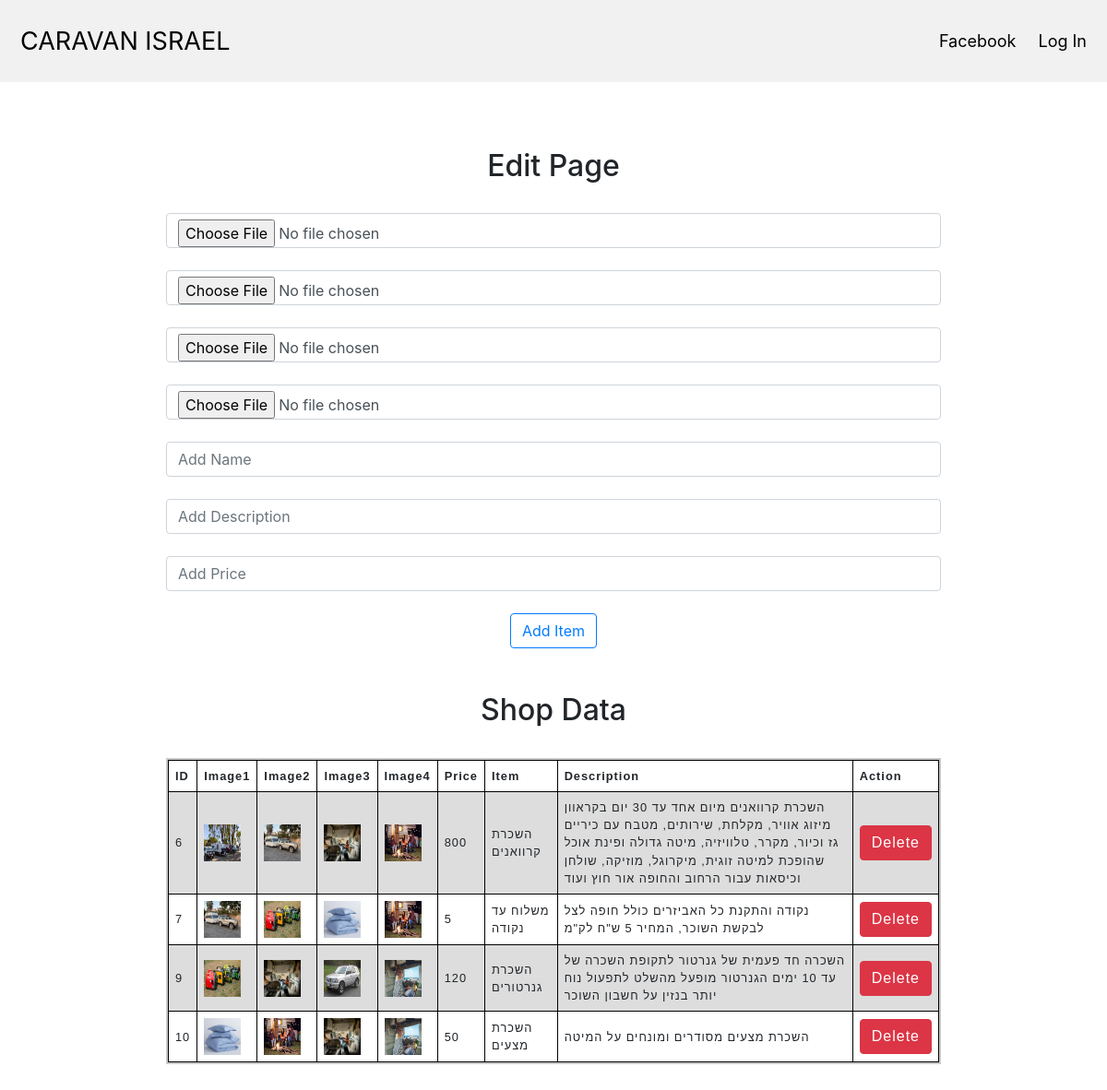
/dashboard, run on the app's committed database.
### app.py (models this page shows, shortened)
class Item(db.Model):
    id = db.Column(db.Integer, primary_key=True)
    title = db.Column(db.String(100), nullable=False)
    price = db.Column(db.Integer, nullable=False)
    image1 = db.Column(db.String(120), default='image1.jpg')
    image2 = db.Column(db.String(120), default='image2.jpg')
    image3 = db.Column(db.String(120), default='image3.jpg')
    image4 = db.Column(db.String(120), default='image4.jpg')
    text = db.Column(db.String(100), nullable=False)
    isActive = db.Column(db.Boolean, default=True)

### app.py (the view, shortened to what this page needs)
@app.route('/dashboard', methods=['POST', 'GET'])
def dashboard():
    items = Item.query.all()
    try:
        item = Item(title=title, price=price, text=text, image1=photo1, image2=photo2, image3=photo3, image4=photo4)
        db.session.add(item)
        db.session.commit()
        return redirect('/dashboard')
    except: "Error"
    return render_template('dashboard.html', data=items)

### templates/dashboard.html (shortened to what this page needs)
{% extends 'base.html' %}
{% block body %}
<br><br><br>
    <form style="width:70%" method='POST' enctype="multipart/form-data">
        <h2>Edit Page</h2>
        <br>
         <input type="file" name="photo1" id="photo1" class ="form-control" required><br>
         <input type="file" name="photo2" id="photo2" class ="form-control"><br>
         <input type="file" name="photo3" id="photo3" class ="form-control"><br>
         <input type="file" name="photo4" id="photo4" class ="form-control"><br>
        <input type="text" class="form-control" name="title" id="title" placeholder="Add Name"><br>
        <input type="text" class="form-control" name="text" id="text" placeholder="Add Description"><br>
        <input type="number" class="form-control" name="price" id="price" placeholder="Add Price"><br>
        <button class="btn btn-outline-primary" type="submit">Add Item</button>
    </form>
<br><br><br>
<h2>Shop Data</h2>
<br>
<table style="width:70%">
    <tr>
    <th>ID</th>
    <th>Image1</th>
         <th>Image2</th>
         <th>Image3</th>
         <th>Image4</th>
    <th>Price</th>
    <th>Item</th>
        <th>Description</th>
        <th>Action</th>
  </tr>
{% for el in data %}
  <tr>
    <td>{{ el.id }}</td>
      <td><img width="40" height="40" src="{{ url_for('display_image', filename='/'+el.image1) }}" alt="Details"></td>
            <td><img width="40" height="40" src="{{ url_for('display_image', filename='/'+el.image2) }}" alt="Details"></td>
            <td><img width="40" height="40" src="{{ url_for('display_image', filename='/'+el.image3) }}" alt="Details"></td>
            <td><img width="40" height="40" src="{{ url_for('display_image', filename='/'+el.image4) }}" alt="Details"></td>
      <td>{{ el.price }}</td>
    <td>{{ el.title }}</td>
      <td>{{ el.text }}</td>
    <td><a href="/dashboard/{{ el.id }}/delete" class="btn btn-danger">Delete</a></td>
    </tr>
{% endfor %}
</table>
<br><br><br>
{% endblock %}

### static/style.css (style rules this page uses)
table { border-collapse: collapse; border: 2px solid rgb(200, 200, 200); letter-spacing: 1px; font-family: sans-serif; font-size: .8rem; display: inline-block; }
td, th { border: 1px solid black; text-align: left; padding: 7px; }
tr:nth-child(even) { background-color: #dddddd; }
body { text-align: center; }
form { display: inline-block; }

### data on the page
Item: id "6", image1 (picture), image2 (picture), image3 (picture), image4 (picture), price "800", title "השכרת קרוואנים", text "השכרת קרוואנים מיום אחד עד 30 יום בקראוון מיזוג אוויר, מקלחת, שירותים, מטבח עם כיריים גז וכיור, מקרר, טלוויזיה, מיטה גדולה ופינת אוכל שהופכת למיטה זוגית, מיקרוגל, מוזיקה, שולחן וכיסאות עבור הרחוב והחופה אור חוץ ועוד"
Item: id "7", image1 (picture), image2 (picture), image3 (picture), image4 (picture), price "5", title "משלוח עד נקודה", text "נקודה והתקנת כל האביזרים כולל חופה לצל לבקשת השוכר, המחיר 5 ש\"ח לק\"מ"
Item: id "9", image1 (picture), image2 (picture), image3 (picture), image4 (picture), price "120", title "השכרת גנרטורים", text "השכרה חד פעמית של גנרטור לתקופת השכרה של עד 10 ימים הגנרטור מופעל מהשלט לתפעול נוח יותר בנזין על חשבון השוכר"
Item: id "10", image1 (picture), image2 (picture), image3 (picture), image4 (picture), price "50", title "השכרת מצעים", text "השכרת מצעים מסודרים ומונחים על המיטה"
